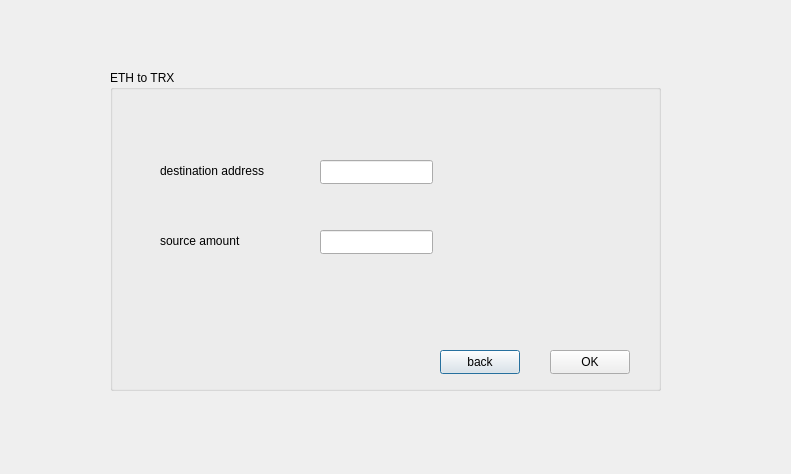
<?xml version="1.0" encoding="UTF-8"?>
<ui version="4.0">
 <class>ETOT</class>
 <widget class="QDialog" name="ETOT">
  <property name="geometry">
   <rect>
    <x>0</x>
    <y>0</y>
    <width>791</width>
    <height>474</height>
   </rect>
  </property>
  <property name="windowTitle">
   <string>Dialog</string>
  </property>
  <widget class="QGroupBox" name="groupBox">
   <property name="geometry">
    <rect>
     <x>110</x>
     <y>70</y>
     <width>551</width>
     <height>321</height>
    </rect>
   </property>
   <property name="title">
    <string>ETH to TRX</string>
   </property>
   <widget class="QPushButton" name="back">
    <property name="geometry">
     <rect>
      <x>330</x>
      <y>280</y>
      <width>80</width>
      <height>24</height>
     </rect>
    </property>
    <property name="text">
     <string>back</string>
    </property>
   </widget>
   <widget class="QPushButton" name="ok">
    <property name="geometry">
     <rect>
      <x>440</x>
      <y>280</y>
      <width>80</width>
      <height>24</height>
     </rect>
    </property>
    <property name="text">
     <string>OK</string>
    </property>
   </widget>
   <widget class="QLineEdit" name="adress">
    <property name="geometry">
     <rect>
      <x>210</x>
      <y>90</y>
      <width>113</width>
      <height>24</height>
     </rect>
    </property>
   </widget>
   <widget class="QLineEdit" name="amount">
    <property name="geometry">
     <rect>
      <x>210</x>
      <y>160</y>
      <width>113</width>
      <height>24</height>
     </rect>
    </property>
   </widget>
   <widget class="QLabel" name="label">
    <property name="geometry">
     <rect>
      <x>50</x>
      <y>80</y>
      <width>121</width>
      <height>41</height>
     </rect>
    </property>
    <property name="text">
     <string>destination address</string>
    </property>
   </widget>
   <widget class="QLabel" name="label_2">
    <property name="geometry">
     <rect>
      <x>50</x>
      <y>150</y>
      <width>111</width>
      <height>41</height>
     </rect>
    </property>
    <property name="text">
     <string>source amount</string>
    </property>
   </widget>
  </widget>
 </widget>
 <resources/>
 <connections/>
</ui>
